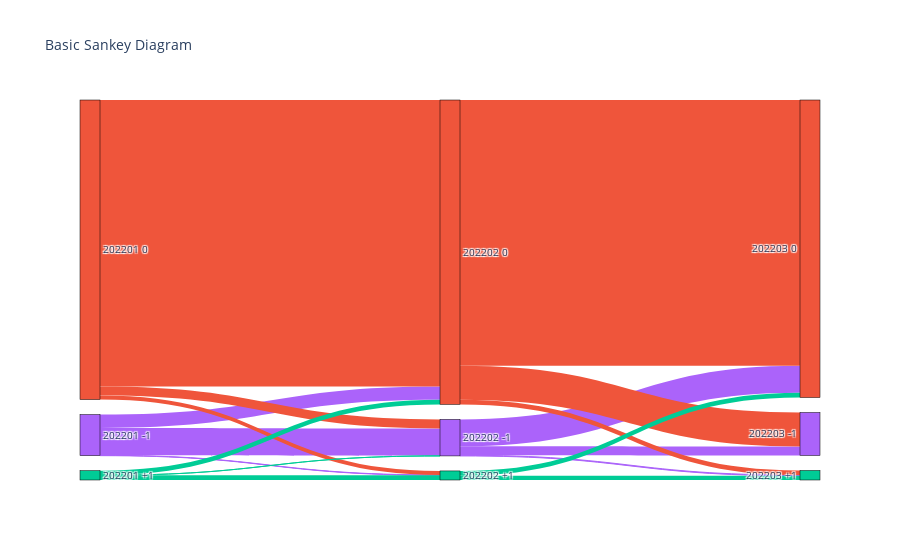

This figure's notebook cell:
### Code cell
import plotly.graph_objects as go

fig = go.Figure(data=[go.Sankey(
    node = dict(
      pad = 15,
      thickness = 20,
      line = dict(color = "black", width = 0.5),
      label = ["202201 -1", "202201 0", "202201 +1", "202202 -1", "202202 0", "202202 +1", "202203 -1", "202203 0", "202203 +1"],
      color = ["#AB63FA", "#EF553B", "#00CC96", "#AB63FA", "#EF553B", "#00CC96", "#AB63FA", "#EF553B", "#00CC96"]
    ),
    link = dict(
      source = [0, 0, 0, 1, 1, 1, 2, 2, 2, 3, 3, 3, 4, 4, 4, 5, 5], # indices correspond to labels, eg A1, A2, A1, B1, ...
      target = [3, 4, 5, 3, 4, 5, 3, 4, 5, 6, 7, 8, 6, 7, 8, 7, 8],
      value = [16169, 7842, 205, 5368, 168913,2353,4,2719,2789,5253, 15876, 412, 20080, 156694, 2700, 2846, 2501],
      color = [ "#AB63FA","#AB63FA","#AB63FA", 
                "#EF553B","#EF553B","#EF553B",
                "#00CC96","#00CC96","#00CC96",
                "#AB63FA","#AB63FA","#AB63FA",
                "#EF553B","#EF553B","#EF553B",
                "#00CC96","#00CC96","#00CC96",]
  ))])

fig.update_layout(title_text="Basic Sankey Diagram", font_size=10)
fig.show()

### Figure 1 — Plotly figure (JSON) as saved in the notebook; plotly's stock layout.template omitted (floating-point values rounded to 4 significant figures)
{"data": [{"link": {"color": ["#AB63FA", "#AB63FA", "#AB63FA", "#EF553B", "#EF553B", "#EF553B", "#00CC96", "#00CC96", "#00CC96", "#AB63FA", "#AB63FA", "#AB63FA", "#EF553B", "#EF553B", "#EF553B", "#00CC96", "#00CC96", "#00CC96"], "source": [0, 0, 0, 1, 1, 1, 2, 2, 2, 3, 3, 3, 4, 4, 4, 5, 5], "target": [3, 4, 5, 3, 4, 5, 3, 4, 5, 6, 7, 8, 6, 7, 8, 7, 8], "value": [16169, 7842, 205, 5368, 168913, 2353, 4, 2719, 2789, 5253, 15876, 412, 20080, 156694, 2700, 2846, 2501]}, "node": {"color": ["#AB63FA", "#EF553B", "#00CC96", "#AB63FA", "#EF553B", "#00CC96", "#AB63FA", "#EF553B", "#00CC96"], "label": ["202201 -1", "202201 0", "202201 +1", "202202 -1", "202202 0", "202202 +1", "202203 -1", "202203 0", "202203 +1"], "line": {"color": "black", "width": 0.5}, "pad": 15, "thickness": 20}, "type": "sankey"}], "layout": {"font": {"size": 10}, "title": {"text": "Basic Sankey Diagram"}}}
